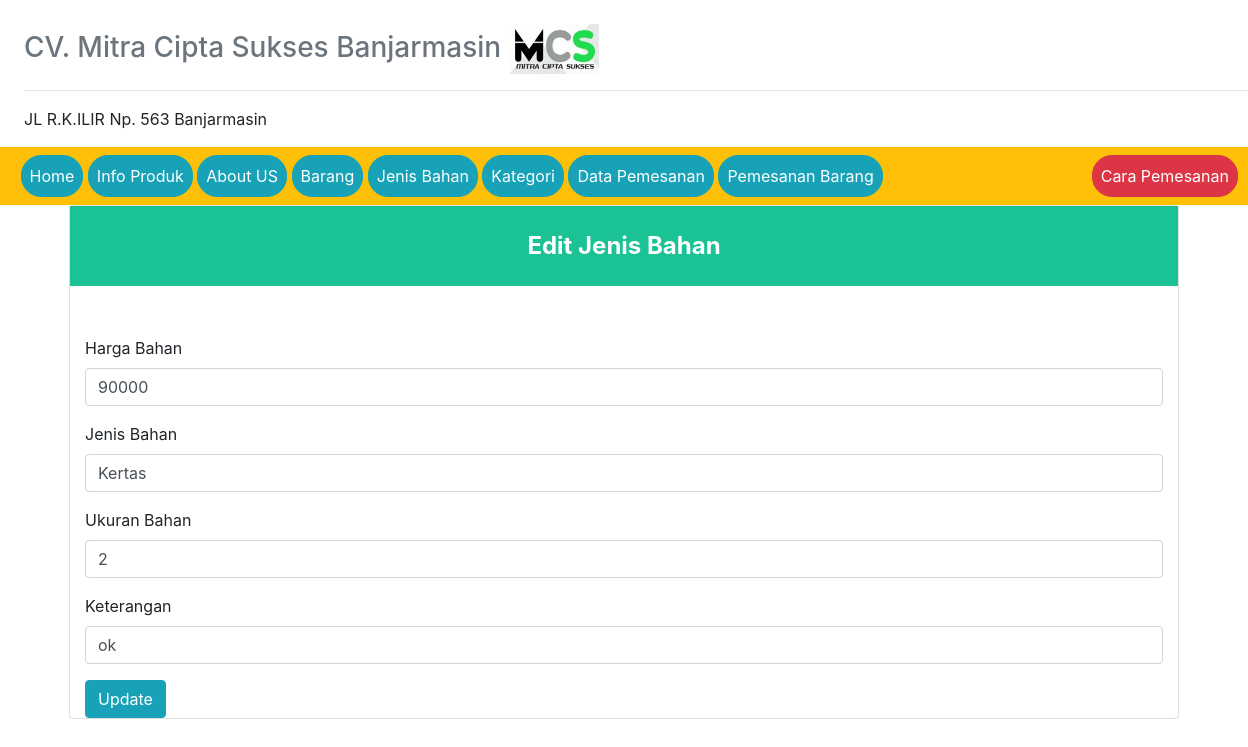
The app's page /?view=edit-jenis-bahan&id_bahan=3 (signed in), older data.
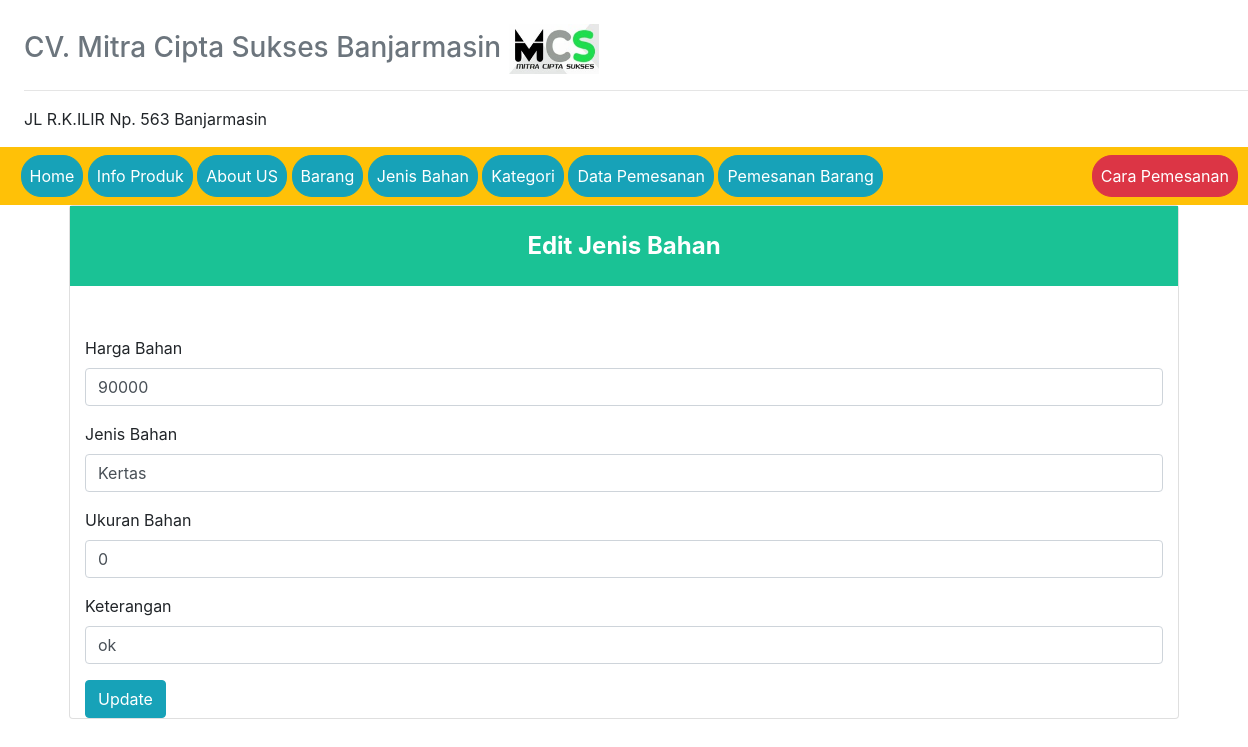
The same page, newer data.
### tables this page shows
CREATE TABLE `jenis_bahan` (
  `kode_jenis_bahan` int(50) NOT NULL,
  `harga_bahan` int(25) NOT NULL,
  `jenis_bahan` varchar(50) NOT NULL,
  `ketarangan` varchar(255) NOT NULL,
  `ukuran_bahan` int(10) NOT NULL
);

### models/admin.php (called while the page is built, shortened)
<?php
class Admin
{
  private $mysqli;
  function __construct($mysqli)
  {
    $this->mysqli = $mysqli;
  }
  public function editBahan($id_bahan)
  {
    $db = $this->mysqli->conn;
    $sql = " SELECT * FROM jenis_bahan WHERE kode_jenis_bahan = '$id_bahan' ";
    $query = $db->query($sql);
    return $query;
  }
}
?>

### view/edit-jenis-bahan.php (the view, shortened to what this page needs)
<?php
$id_bahan = @$_GET['id_bahan'];
$edit = $objAdmin->editBahan($id_bahan)->fetch_object();
 ?>
 <div class="card">
  <div class="panel-heading" style="background-color:#1ac295; text-align:center; height:80px; line-height:80px;color:white;font-weight:bold;font-size:24px;">
    <div class="panel-title">Edit Jenis Bahan</div>
  </div>
  <div id="signupbox" style=" margin-top:50px" class="mainbox col-md-12 col-md-offset-3 col-sm-8 col-sm-offset-2">
            <div class="panel panel-info">
            <div class="panel-body" >
              <form action="" method="post">
                <div class="form-group">
                  <label for="exampleFormControlInput1">Harga Bahan</label>
                  <input type="text" class="form-control" id="exampleFormControlInput1" name="harga" value="<?=$edit->harga_bahan ?>">
                </div>
                <div class="form-group">
                  <label for="exampleFormControlInput1">Jenis Bahan</label>
                  <input type="text" class="form-control" id="exampleFormControlInput1" name="jenis" value="<?=$edit->jenis_bahan ?>">
                </div>
                <div class="form-group">
                  <label for="exampleFormControlInput1">Ukuran Bahan</label>
                  <input type="text" class="form-control" id="exampleFormControlInput1" name="ukuran" value="<?=$edit->ukuran_bahan ?>">
                </div>
                <div class="form-group">
                  <label for="exampleFormControlInput1">Keterangan</label>
                  <input type="text" class="form-control" id="exampleFormControlInput1" name="keterangan" value="<?=$edit->ketarangan ?>">
                </div>
                <button type="submit" class="btn btn-info" name="update">Update</button>
              </form>
            </div>
        </div>
    </div>
</div>
</div>

Row changes from the older to the newer data that the page shows:
changed jenis_bahan "Kertas": ukuran "2" → "0"
